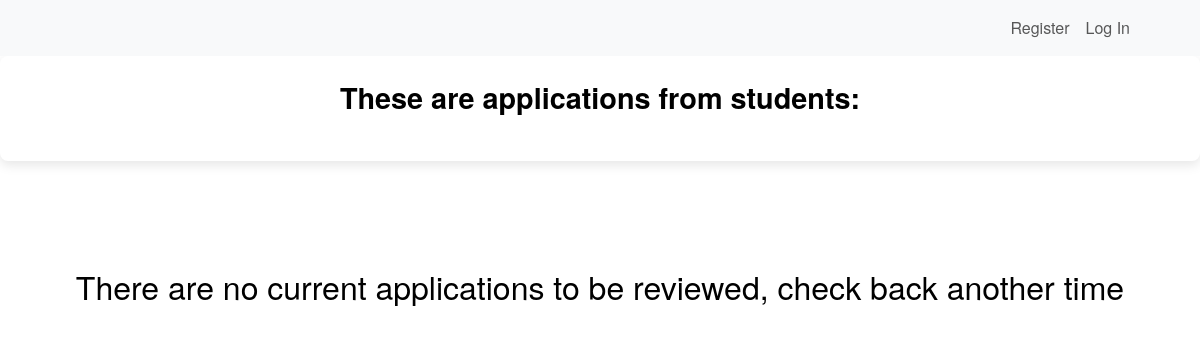
Before: /reviewapplicants with the older database file.
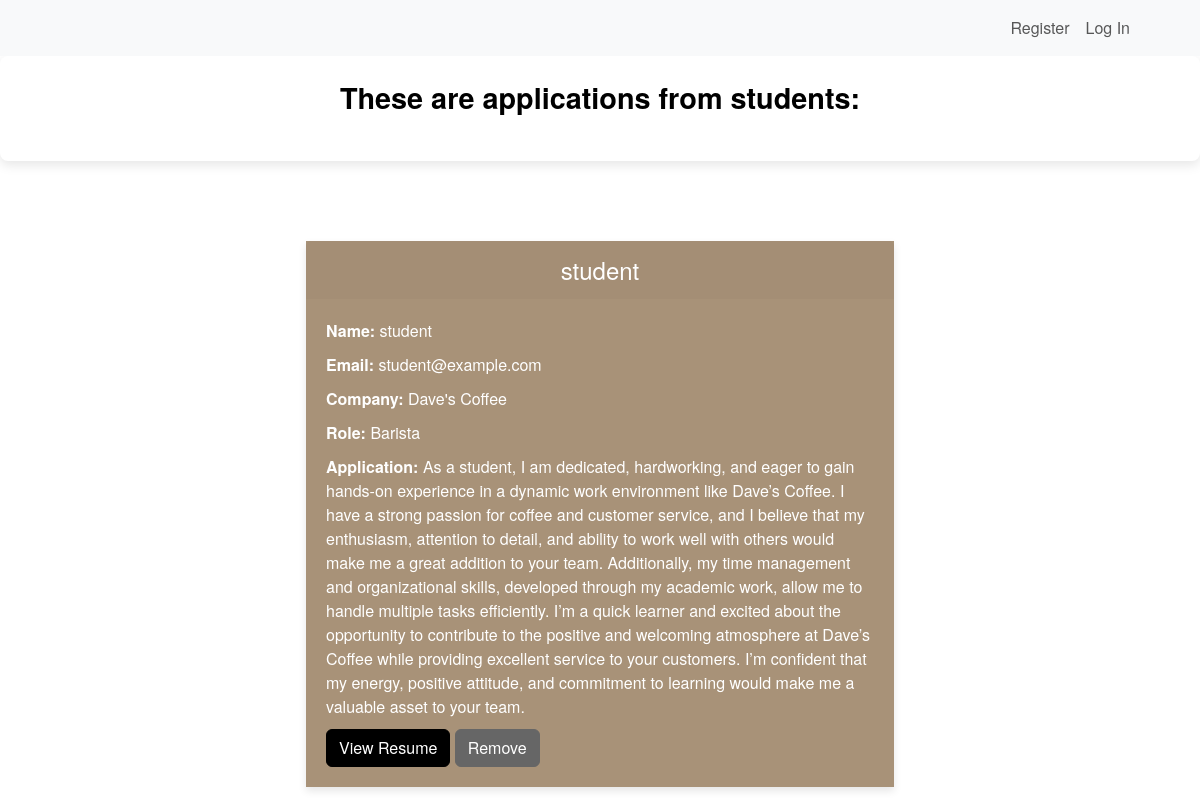
After: the same page with the newer database file.
### tables this page shows
CREATE TABLE "intrested_jobs" (
	"company"	TEXT NOT NULL,
	"role"	TEXT NOT NULL,
	"name"	TEXT NOT NULL,
	"email"	TEXT NOT NULL,
	"user_id"	INTEGER NOT NULL,
	"job_id"	INTEGER NOT NULL,
	"reason"	TEXT NOT NULL,
	"resume"	TEXT NOT NULL,
	"filepath"	TEXT NOT NULL,
	"id"	INTEGER NOT NULL,
	PRIMARY KEY("id" AUTOINCREMENT)
);

### blueprints/admin.py (the view, shortened to what this page needs)
@login_required
@admin_bp.route("/reviewapplicants", methods = ["GET", "POST"])
def application():
    conn = get_db()
    cursor = conn.cursor()
    cursor.execute("SELECT * FROM intrested_jobs")
    jobs = cursor.fetchall()
    portfolio=[]
    if jobs:
        for job in jobs:
            portfolio.append({"company":job["company"], "role": job["role"],"id": job["id"], "reason": job["reason"], "resume":job["resume"], "filepath": job["filepath"], "name": job["name"], "email": job["email"]})
    conn.close()
    return render_template("aapplications.html", portfolio = portfolio)

### db.py (called while the page is built)
def get_db():
    if not hasattr(g, 'sqlite_db'):
        g.sqlite_db = sqlite3.connect(Config.DATABASE, check_same_thread=False, timeout=10)
        g.sqlite_db.row_factory = sqlite3.Row
    return g.sqlite_db

### templates/aapplications.html (shortened to what this page needs)
{% extends "admin.html" %}
{% block main %}
<div class = "custom-welcome">
  <h2>These are applications from students:<h2>
  </div>
{% if portfolio %}
{% for job in portfolio %}
<div class="row justify-content-center">
  <div class="col-md-6">
    <div class="card">
      <div class="card-header">
        <h2 class="text-center">{{ job.name }}</h2>
      </div>
      <form action="/reviewapplicants" method="post">
        <div class="job">
          <p><strong>Name:</strong> {{ job.name }}</p>
          <p><strong>Email:</strong> {{ job.email }}</p>
          <p><strong>Company:</strong> {{ job.company }}</p>
          <p><strong>Role:</strong> {{ job.role }}</p>
          <p><strong>Application:</strong> {{ job.reason }}</p>
          <div class="d-grid gap-2 d-md-block">
            <button type="button" class="btn btn-primary" data-bs-toggle="modal" data-bs-target="#addJobModal{{ job.id }}">
              View Resume
            </button>
            <button type="submit" name="action" class="btn btn-secondary" value="remove_{{ job.id }}">Remove</button>
          </div>
        </div>
      </form>
    </div>
  </div>
</div>
{% endfor %}
{% else %}
<div class = "d-flex justify-content-center align-items-center"style="height: 25vh;">
    <h2> There are no current applications to be reviewed, check back another time </h2>
</div>
{% endif %}
{% endblock %}

Changed rows visible on the page:
added intrested_jobs: name "student", email "student@example.com", company "Dave's Coffee", role "Barista", reason "As a student, I am dedicated, hardworking, and eager to gain hands-on experience in a dynamic work environment like Dave’s Coffee. I have a strong passion for coffee and customer service, and I believe that my enthusiasm, attention to detail, and ability to work well with others would make me a great addition to your team. Additionally, my time management and organizational skills, developed through my academic work, allow me to handle multiple tasks efficiently. I’m a quick learner and excited about the opportunity to contribute to the positive and welcoming atmosphere at Dave’s Coffee while providing excellent service to your customers. I’m confident that my energy, positive attitude, and…"
Other visible differences:
text no longer shown: "There are no current applications to be reviewed, check back another time"
